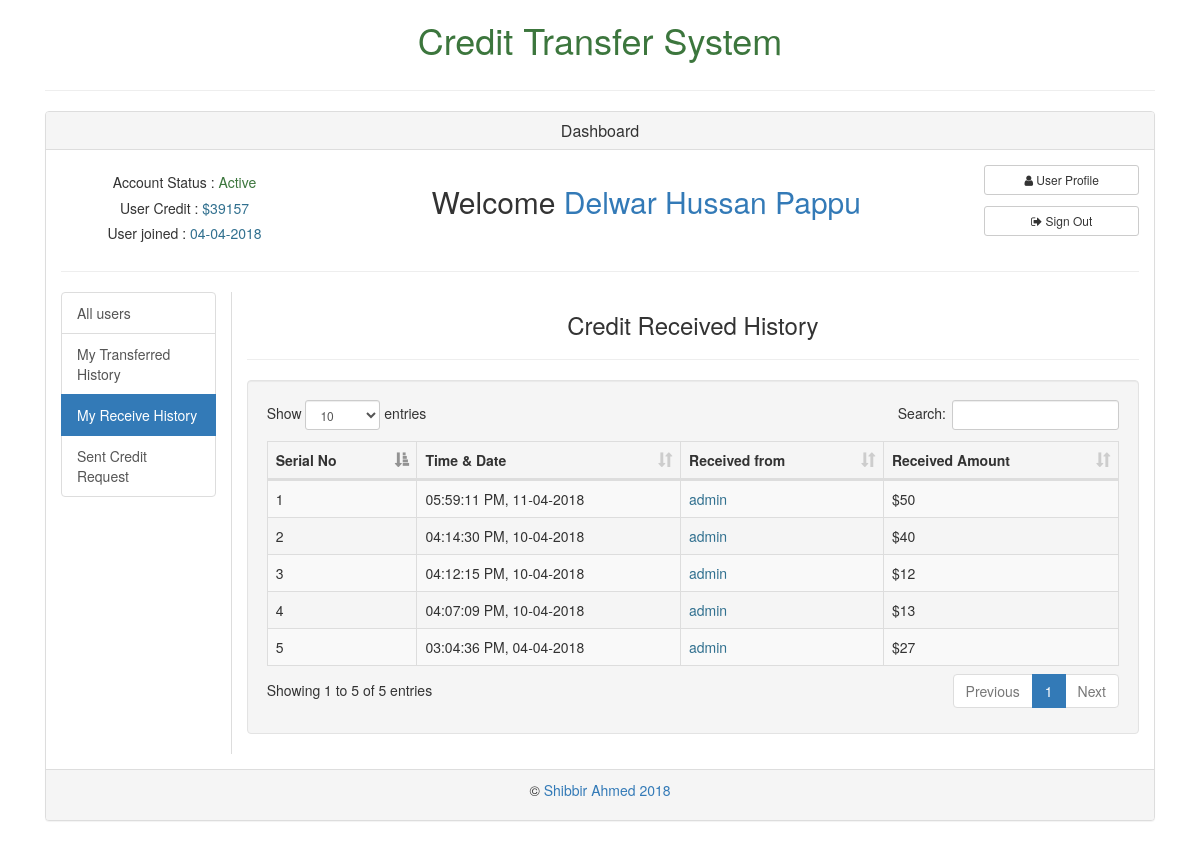
The app's page /dashboard.php?my_receive_history (signed in) with its own data.
### tables this page shows
CREATE TABLE `tbl_credit` (
  `id` int(10) NOT NULL,
  `user_id` int(255) NOT NULL,
  `total_credit` int(255) DEFAULT '0'
);

CREATE TABLE `tbl_user` (
  `id` int(10) NOT NULL,
  `first_name` varchar(255) NOT NULL,
  `last_name` varchar(255) NOT NULL,
  `username` varchar(255) NOT NULL,
  `password` varchar(255) NOT NULL,
  `email_address` varchar(255) NOT NULL,
  `address` text NOT NULL,
  `account_status` tinyint(1) NOT NULL,
  `created_at` varchar(255) NOT NULL
);

CREATE TABLE `tbl_transfer` (
  `id` int(10) NOT NULL,
  `user_id` int(10) NOT NULL,
  `transferred_to_user_id` int(10) NOT NULL,
  `transferred_amount` int(255) NOT NULL,
  `transferred_date` varchar(255) NOT NULL
);

### receive_history.php (the view, shortened to what this page needs)
<?php
if(isset($_GET['received_history_id'])){
    adminValidation();
    $user_id = $_GET['received_history_id'];
    $query = "SELECT username FROM tbl_user WHERE id = '$user_id'";
    $user_details = query($query, 2);
}else{
    $user_id = $_SESSION['user_id'];
}
?>
<div class="row">
    <div class="col-sm-12">
        <h3 class="text-center">Credit Received History <?php if (isset($_GET['received_history_id'])){echo "of ".$user_details['username'];} ?></h3>
        <hr/>
    </div>
    <div class="col-sm-12">
    <div class="well">
            <table id="content_table" class="table table-striped table-bordered table-responsive table-hover" style="width:100%">
                <thead>
                <tr>
                    <th>Serial No</th>
                    <th>Time & Date</th>
                    <th>Received from</th>
                    <th>Received Amount</th>
                </tr>
                </thead>
                <tbody>
                <?php
                $query = "SELECT * FROM tbl_transfer WHERE transferred_to_user_id = '$user_id' ORDER BY id DESC ";
                $result = query($query, 1);
                $serial = 1;
                if(mysqli_num_rows($result)>0){
                    while($row = mysqli_fetch_assoc($result)){
                        ?>
                        <tr>
                            <td><?php echo $serial++; ?></td>
                            <td><?php echo $row['transferred_date']; ?></td>
                            <?php
                            $received_user_id = $row['user_id'];
                            $query = "SELECT username FROM tbl_user WHERE id = '$received_user_id'";
                            $received_id_info = query($query, 2);
                            $received_user_name = $received_id_info['username'];
                            ?>
                            <td>
                                <?php
                                if(!empty($received_user_name)){
                                    ?>
                                    <a href="?user-id=<?php echo $row['user_id']; ?>" class="text-info" title="View Profile"><?php echo $received_user_name;?></a>
                                    <?php
                                }else{
                                    echo "user deleted";
                                }
                                ?>
                            </td>
                            <td><?php echo '$'.$row['transferred_amount']; ?></td>
                        </tr>
                        <?php
                    }
                }else{
                    ?>
                    <tr>
                        <td colspan="4" align="center">No received history available</td>
                    </tr>
                    <?php
                }
                ?>
                </tbody>
            </table>
        </div>
    </div>
</div>

### dashboard.php (shortened to what this page needs)
<?php
    include_once "header.php";
?>
<?php
    if(isset($_SESSION['user_id']) && isset($_SESSION['username'])){
        $current_user_id= $_SESSION['user_id'];
        $current_username = $_SESSION['username'];
        $query = "SELECT * FROM tbl_user WHERE id = '$current_user_id' AND username = '$current_username'";
        $current_user_from_db = query($query, 2);
    }else{
        message(0, "You must login first");
        redirect('index.php');
    }
?>
    <?php
        $current_user = $current_user_from_db['id'];
        $query = "SELECT total_credit FROM tbl_credit WHERE user_id = '$current_user'";
        $credit = query($query, 2);
    ?>
    <div class="row">
        <div class="col-sm-12">
            <div class="panel panel-default">
                <div class="panel-heading">
                    <h3 class="panel-title text-center">Dashboard</h3>
                </div>
                <div class="panel-body">
                    <div class="row dashboard_header">
                        <div class="col-sm-3">
                            <h5 class="text-center">
                                Account Status : <span class="text-info">
                                    <?php
                                        if($_SESSION['account_status'] == 2){
                                            echo "<span class='text-primary'>Administrator</span>";
                                        }elseif($_SESSION['account_status'] == 1){
                                            echo "<span class='text-success'>Active</span>";
                                        }elseif ($_SESSION['account_status'] == 0){
                                            echo "<span class='text-danger'>Inactive</span>";
                                        }
                                    ?>
                                </span>
                            </h5>
                            <?php
                            if ($_SESSION['account_status'] != 2){
                            ?>
                                <h5 class="text-center">
                                    User Credit : <span class="text-info">
                                        <?php
                                            if($credit['total_credit'] != null){
                                                echo '$'.$credit['total_credit'];
                                            }else{
                                                echo 0;
                                            }
                                            ?>
                                    </span>
                                </h5>
                            <?php
                            }
                            ?>
                            <h5 class="text-center">User joined : <span class="text-info"><?php echo $current_user_from_db['created_at']; ?></span></h5>
                        </div>
                        <div class="col-sm-7">
                            <h2 class="text-center">Welcome <span class="text-primary"><?php echo $current_user_from_db['first_name'].' '.$current_user_from_db['last_name'] ?></span></h2>
                        </div>
                        <div class="col-sm-2">
                            <div class="row">
                                <div class="col-sm-12">
                                    <a href="?user-info" class="btn btn-default btn-sm btn-block <?php activeClass('user-info')?>"><i class="fa fa-user"></i> User Profile</a>
                                </div>
                                <div class="col-sm-12">
                                    <a href="?logout" onclick="return confirm('are you sure to sign out?')" class="btn btn-default btn-sm btn-block"><i class="fa fa-sign-out"></i> Sign Out</a>
                                </div>
                            </div>
                        </div>
                    </div>
                    <hr/>
                    <div class="row dashboard_body">
                        <div class="col-sm-2 sidebar">
                            <div class="list-group">
                                <a href="?all_users" class="list-group-item <?php activeClass('all_users')?>">All users</a>
                                <?php
                                if ($current_user_from_db['account_status'] == 2) {
                                    $query = "SELECT * FROM tbl_user WHERE account_status = 0 ORDER BY id DESC ";
                                    $result = query($query, 1);
                                    $number_of_deactive_account = mysqli_num_rows($result);
                                    $query ="SELECT request_status FROM tbl_credit_request WHERE request_status=1";
                                    $result = query($query, 1);
                                    $number_of_pending_credit_request = mysqli_num_rows($result);
                                    ?>
                                    <a href="?inactive_account" class="list-group-item <?php activeClass('inactive_account')?>">Inactive Account <span class="badge"><?php if($number_of_deactive_account>0){echo $number_of_deactive_account;}?></span></a>
                                    <a href="?my_transferred_history" class="list-group-item  <?php activeClass('my_transferred_history')?>">Add Credit History</a>
                                    <a href="?all_credit_request" class="list-group-item  <?php activeClass('all_credit_request')?>">Credit Request <span class="badge"><?php if($number_of_pending_credit_request>0){echo $number_of_pending_credit_request;}?></span></a>
                                    <?php
                                }else {
                                    ?>
                                    <a href="?my_transferred_history" class="list-group-item <?php activeClass('my_transferred_history')?>">My Transferred History</a>
                                    <a href="?my_receive_history" class="list-group-item <?php activeClass('my_receive_history')?>">My Receive History</a>
                                    <a href="?sent_credit_request" class="list-group-item <?php activeClass('sent_credit_request')?>">Sent Credit Request</a>
                                    <?php
                                }
                                ?>
                            </div>
                        </div>
                        <div class="col-sm-10 content">
                            <?php
                            if(isset($_GET['all_users'])){
                                include_once 'all-user.php';
                            }elseif(isset($_GET['user-info']) || isset($_GET['user-id'])){
                                include_once "user-info.php";
                            }elseif(isset($_GET['transfer'])){
                                include_once "transfer-credit.php";
                            }elseif(isset($_GET['add_credit'])){
                                include_once "add-credit.php";
                            }elseif(isset($_GET['reduce_credit'])){
                                include_once "reduce-credit.php";
                            }elseif(isset($_GET['inactive_account'])){
                                include_once "inactive-account.php";
                            }elseif(isset($_GET['edit_info'])){
                                include_once "edit-info.php";
                            }elseif (isset($_GET['change_password'])){
                                include_once "change_password.php";
                            }elseif(isset($_GET['my_transferred_history']) || isset($_GET['transferred_history'])){
                                include_once "transferred_history.php";
                            }elseif(isset($_GET['my_receive_history']) || isset($_GET['received_history'])){
                                include_once "receive_history.php";
                            }elseif (isset($_GET['sent_credit_request'])){
                                include_once 'sent_credit_request.php';
                            }elseif(isset($_GET['all_credit_request'])){
                                include_once 'all_credit_request.php';
                            }else{
                                include_once 'all-user.php';
                            }
                            ?>
                        </div>
                    </div>
                </div>
                <div class="panel-footer">
                    <p class="text-center">&copy; <a href="http://facebook.com/ShibbirAhmedRizwan" target="_blank">Shibbir Ahmed 2018</a></p>
                </div>
            </div>
        </div>
    </div>
<?php
    include_once "footer.php";
?>

### css/style.css (style rules this page uses)
.content { border-left: 1px solid #dddddd; }

### records on screen
tbl_credit: total_credit "39157"
tbl_user: created_at "04-04-2018", first_name "Delwar Hussan", last_name "Pappu"
tbl_transfer: transferred_date "05:59:11 PM, 11-04-2018", user.username "admin", transferred_amount "50"
tbl_transfer: transferred_date "04:14:30 PM, 10-04-2018", user.username "admin", transferred_amount "40"
tbl_transfer: transferred_date "04:12:15 PM, 10-04-2018", user.username "admin", transferred_amount "12"
tbl_transfer: transferred_date "04:07:09 PM, 10-04-2018", user.username "admin", transferred_amount "13"
tbl_transfer: transferred_date "03:04:36 PM, 04-04-2018", user.username "admin", transferred_amount "27"
